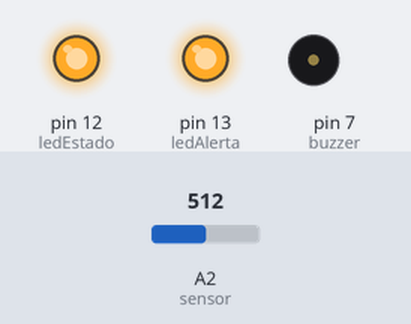
A sketch run on a simulated Arduino Uno, built with avr-gcc and run on an emulated ATmega328P. Shown: output pins drawn as LEDs (lit = HIGH), buzzer (waves = sounding). The inputs (shaded band) are chosen by the test bench; at power-on: A2 (sensor) = 512. What the sketch prints to the serial monitor is not drawn.

Above: at 1.8 s.
1.9 s: A2 (sensor) set to 39
5.4 s: A2 (sensor) set to 33
At 6.5 s:
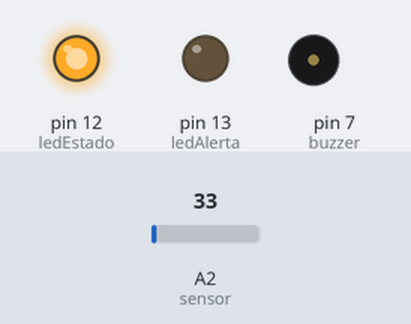
7.7 s: A2 (sensor) set to 122
At 8.6 s:
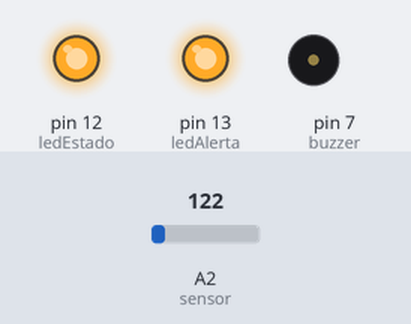
11.8 s: A2 (sensor) set to 25
At 12.5 s:
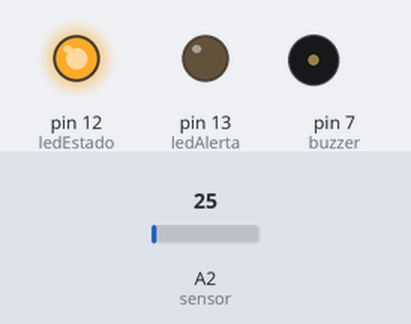
Timing chart, 0 to 14.4 s (numbered marks = the images above; inputs shaded):
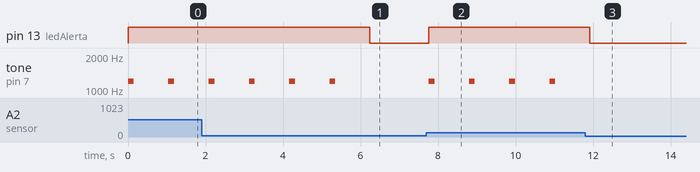

Measured:
- the behaviour switches between 36 and 35 on A2 (sensor) (found by bisection; images 0 and 1)
- after the input at 5.4 s, pin 13 (ledAlerta): HIGH → LOW after 0.84 s; tone on pin 7 (buzzer): stops changing and stays silent
- after the input at 7.7 s, pin 13 (ledAlerta): LOW → HIGH after 0.07 s; tone on pin 7 (buzzer): alternates 1200 Hz for 0.15 s and silent for 0.89 s, starting after 0.07 s
- after the input at 11.8 s, pin 13 (ledAlerta): HIGH → LOW after 0.12 s; tone on pin 7 (buzzer): stops changing and stays silent
- by itself, tone on pin 7 (buzzer): alternates 1200 Hz for 0.15 s and silent for 0.89 s

The sketch:

prueba_ky038.ino
```cpp
int sensor = A2;
int ledEstado = 12;
int ledAlerta = 13;
int buzzer = 7;

int umbralRuido = 35;   // Ajusta después de medir
byte claveXOR = 0x5A;


// --- Cifra un número entero y lo devuelve como binario ---
String cifrarEnteroBin(int numero, byte clave) {
  int cifrado = numero ^ clave;         // XOR
  return String(cifrado, BIN);          // binario
}


// --- Cifra un mensaje completo carácter por carácter ---
String cifrarMensaje(String msg, byte clave) {
  String salida = "";
  for (int i = 0; i < msg.length(); i++) {
    char c = msg[i] ^ clave;            // XOR por caracter
    salida += String(c, BIN) + " ";     // convertir a binario
  }
  return salida;
}


void setup() {
  Serial.begin(9600);

  pinMode(ledEstado, OUTPUT);
  pinMode(ledAlerta, OUTPUT);
  pinMode(buzzer, OUTPUT);

  digitalWrite(ledEstado, HIGH);
  digitalWrite(ledAlerta, LOW);
}


void loop() {
  int valor = analogRead(sensor);

  // --- Cifrar valor del sensor ---
  String valorCifrado = cifrarEnteroBin(valor, claveXOR);

  // --- Decidir mensaje ---
  String msg;

  if (valor > umbralRuido) {
    digitalWrite(ledAlerta, HIGH);
    tone(buzzer, 1200, 150);
    delay(200);
    msg = "ALERTA: Sonido Inusual";
  }
  else {
    digitalWrite(ledAlerta, LOW);
    noTone(buzzer);
    msg = "Todo normal";
  }

  // --- Cifrar mensaje ---
  String msgCifrado = cifrarMensaje(msg, claveXOR);

  // --- Enviar todo ---
  Serial.println(valor);
  Serial.print("Valor cifrado: ");
  Serial.println(valorCifrado);

  Serial.print("Mensaje cifrado: ");
  Serial.println(msgCifrado);

  delay(700);
}
```
